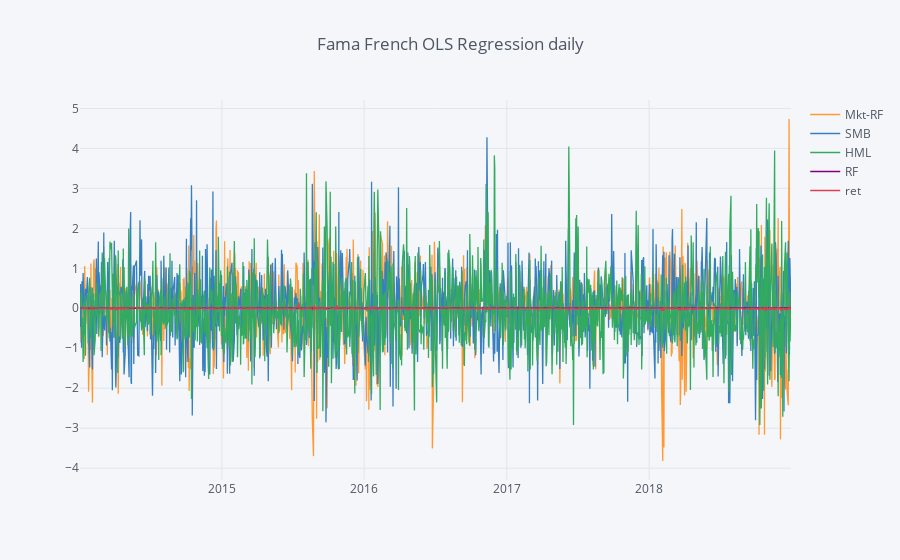

The notebook cell this image was saved under:
### Code cell
from scipy import stats
import numpy as np
import pandas as pd

import matplotlib as mpl
import matplotlib.pyplot as plt
import pandas_datareader.data as pddata
import altair as alt
import statsmodels.api as sm

import plotly.plotly as py
import cufflinks as cf
from plotly.offline import init_notebook_mode , plot , iplot , download_plotlyjs
init_notebook_mode(connected=True)
cf.go_offline()
    
from ggplot import * 

'''
fama french factor 
'''
filename = r'data/F-F_Research_Data_Factors_daily.CSV'
ff_factors = pd.read_csv(filename, index_col=0, skiprows=4)

ff_factors.head()

ff_factors.index = pd.to_datetime( ff_factors.index , format = '%Y%m%d')
ff_factors_index = pd.to_datetime( ff_factors.index , format = '%Y%m%d')
rf = pd.DataFrame(ff_factors['RF'])
ff_factors = ff_factors.drop('RF',1)
from sklearn.preprocessing import StandardScaler
ff_factors = StandardScaler().fit_transform(ff_factors)
ff_factors = pd.DataFrame(ff_factors,columns=['Mkt-RF', 'SMB', 'HML'])
ff_factors.index = ff_factors_index
ff_factors = pd.concat([ff_factors,rf],1)

ff_factors.head()


'''

'''
ticker = 'GOOG'
beg_date = '2014-01-01'
end_date = '2018-12-31'

p = pddata.DataReader(ticker, data_source='yahoo',
                      start=beg_date, end=end_date,
                      retry_count=3, pause=0.1,
                      session=None, access_key=None)
log_ret = np.log(p['Adj Close']/p.shift(1)['Adj Close']).dropna()
ret = log_ret 

'''
# Merge data to be used
table = ff_factors['2014':'2018']
table.loc[:, 'RET'] = ret.values
table.head()

# OLS Regression
y = table.ret
x = table[['Mkt-RF', 'SMB', 'HML', 'RF']]
x = sm.add_constant(x)
results = sm.OLS(y,x).fit()
print(results.summary())
'''

table = ff_factors['2014':'2018']
table.loc[:, 'ret'] = ret

table.ret = table.ret - table.RF
y = table.ret
x = table[['Mkt-RF', 'SMB', 'HML', 'RF']]
x = sm.add_constant(x)
results = sm.OLS(y,x).fit()
print("    %s"%str(results.summary()))

table.iplot(title='Fama French OLS Regression daily' , yTitle = '')

'''
pca model of fama french

data = table 

'''
table.head()
factors = table.drop('ret',1)
factor_cor = np.corrcoef(factors)
print(factor_cor)

from sklearn.preprocessing import StandardScaler
factors = StandardScaler().fit_transform(factors)
'''scaler '''
from sklearn.decomposition import PCA as pca

for i in range(4):
    p = pca(n_components=(i+1))
    results  = p.fit_transform(factors)
    results.shape
    print("   i = %s   proportion >>  %s "%((i+1) , (p.explained_variance_ratio_)))
    print("  Cumulative Proportion >> %s \n"%str(sum(p.explained_variance_ratio_)) )
print('  因爲都低於95%所以代表每個因子都重要(對於解釋模型)')

### Figure 1 — Plotly figure (JSON) as saved in the notebook; plotly's stock layout.template omitted (floating-point values rounded to 4 significant figures; data arrays with more than 128 entries replaced by an {"elided": "..."} marker saying what was removed)
{"data": [{"line": {"color": "rgba(255, 153, 51, 1.0)", "dash": "solid", "shape": "linear", "width": 1.3}, "mode": "lines", "name": "Mkt-RF", "text": "", "type": "scatter", "uid": "8e710fe0-7fd3-4044-bd5a-4357427caae7", "x": {"elided": "1258 str values"}, "y": {"elided": "1258 float values"}}, {"line": {"color": "rgba(55, 128, 191, 1.0)", "dash": "solid", "shape": "linear", "width": 1.3}, "mode": "lines", "name": "SMB", "text": "", "type": "scatter", "uid": "4ac52ae9-d262-4cdb-8e59-7a7baf66a0dd", "x": {"elided": "1258 str values"}, "y": {"elided": "1258 float values"}}, {"line": {"color": "rgba(50, 171, 96, 1.0)", "dash": "solid", "shape": "linear", "width": 1.3}, "mode": "lines", "name": "HML", "text": "", "type": "scatter", "uid": "7d4f0560-5956-49f7-8246-e32997c918ed", "x": {"elided": "1258 str values"}, "y": {"elided": "1258 float values"}}, {"line": {"color": "rgba(128, 0, 128, 1.0)", "dash": "solid", "shape": "linear", "width": 1.3}, "mode": "lines", "name": "RF", "text": "", "type": "scatter", "uid": "052a28e0-bf66-4bef-9e8a-24e53033c212", "x": {"elided": "1258 str values"}, "y": {"elided": "1258 float values"}}, {"line": {"color": "rgba(219, 64, 82, 1.0)", "dash": "solid", "shape": "linear", "width": 1.3}, "mode": "lines", "name": "ret", "text": "", "type": "scatter", "uid": "ec41aeeb-bfcf-4f7c-b961-79c8f8e78a90", "x": {"elided": "1258 str values"}, "y": {"elided": "1258 float values"}}], "layout": {"legend": {"bgcolor": "#F5F6F9", "font": {"color": "#4D5663"}}, "paper_bgcolor": "#F5F6F9", "plot_bgcolor": "#F5F6F9", "title": {"font": {"color": "#4D5663"}, "text": "Fama French OLS Regression daily"}, "xaxis": {"gridcolor": "#E1E5ED", "showgrid": true, "tickfont": {"color": "#4D5663"}, "title": {"font": {"color": "#4D5663"}, "text": ""}, "zerolinecolor": "#E1E5ED"}, "yaxis": {"gridcolor": "#E1E5ED", "showgrid": true, "tickfont": {"color": "#4D5663"}, "title": {"font": {"color": "#4D5663"}, "text": ""}, "zerolinecolor": "#E1E5ED"}}}
